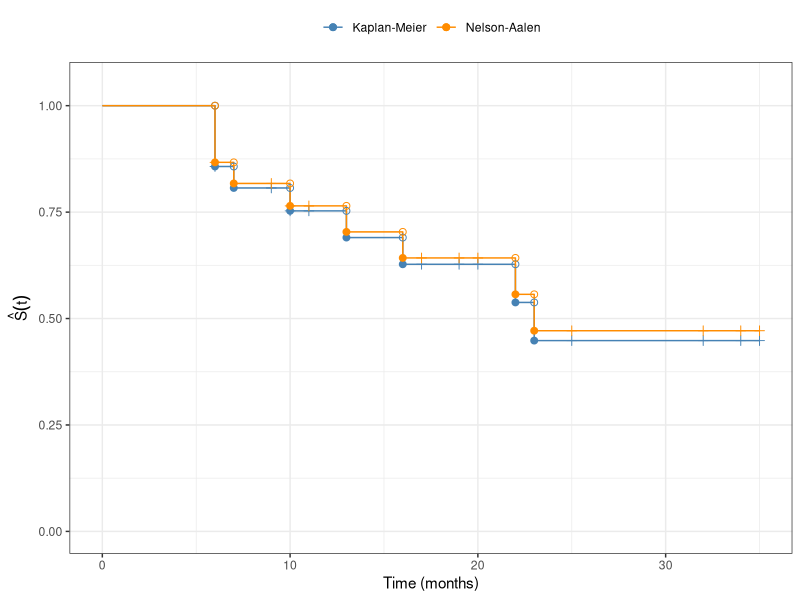
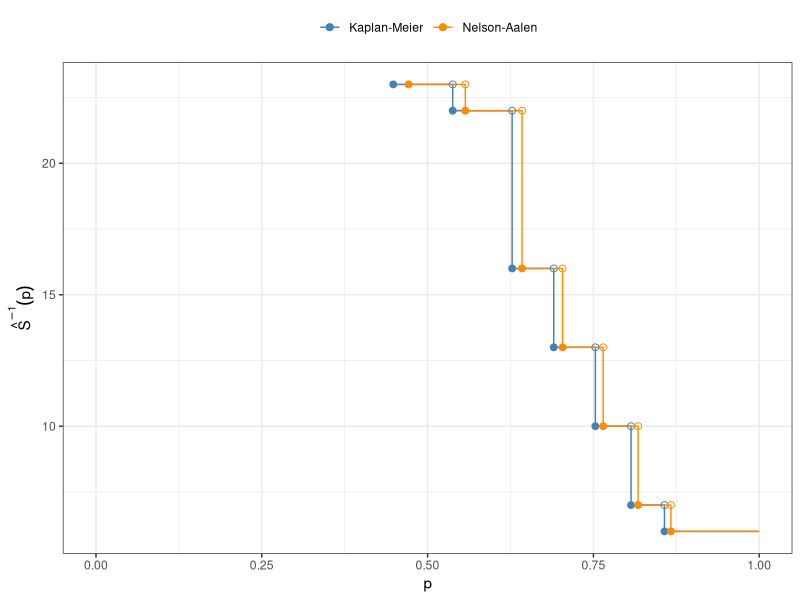

Source code (R) for these figures, in order:
## ---- chunk 1
#| code-fold: true
library(KMsurv)
library(dplyr)
library(survival)
data(drug6mp)

km_fit <- drug6mp |>
  mutate(surv = Surv(t2, relapse)) |>
  survfit(formula = surv ~ 1, data = _)

na_fit <- drug6mp |>
  mutate(surv = Surv(t2, relapse)) |>
  survfit(formula = surv ~ 1, type = "fleming-harrington", data = _)

tbl <- tibble(
  time = km_fit$time,
  n.risk = km_fit$n.risk,
  n.event = km_fit$n.event,
  surv_km = km_fit$surv,
  surv_na = na_fit$surv
) |>
  filter(n.event > 0)

library(knitr)
kable(
  tbl,
  digits = 3,
  col.names = c(
    "Time (months)",
    "At risk $r_i$",
    "Events $d_i$",
    "$\\eskmf{t}$",
    "$\\esnaaf{t}$"
  )
)
## ---- chunk 2
#| code-fold: true
library(ggplot2)

surv_steps <- rbind(
  data.frame(
    time = c(0, km_fit$time), surv = c(1, km_fit$surv),
    estimator = "Kaplan-Meier"
  ),
  data.frame(
    time = c(0, na_fit$time), surv = c(1, na_fit$surv),
    estimator = "Nelson-Aalen"
  )
)

cens_marks <- rbind(
  data.frame(
    time = km_fit$time[km_fit$n.censor > 0],
    surv = km_fit$surv[km_fit$n.censor > 0],
    estimator = "Kaplan-Meier"
  ),
  data.frame(
    time = na_fit$time[na_fit$n.censor > 0],
    surv = na_fit$surv[na_fit$n.censor > 0],
    estimator = "Nelson-Aalen"
  )
)

ev_idx_km <- km_fit$n.event > 0
s_after_km <- km_fit$surv[ev_idx_km]
s_before_km <- c(1, head(s_after_km, -1))
ev_idx_na <- na_fit$n.event > 0
s_after_na <- na_fit$surv[ev_idx_na]
s_before_na <- c(1, head(s_after_na, -1))

open_surv <- rbind(
  data.frame(time = km_fit$time[ev_idx_km], surv = s_before_km, estimator = "Kaplan-Meier"),
  data.frame(time = na_fit$time[ev_idx_na], surv = s_before_na, estimator = "Nelson-Aalen")
)
closed_surv <- rbind(
  data.frame(time = km_fit$time[ev_idx_km], surv = s_after_km, estimator = "Kaplan-Meier"),
  data.frame(time = na_fit$time[ev_idx_na], surv = s_after_na, estimator = "Nelson-Aalen")
)

ggplot(surv_steps, aes(x = time, y = surv, color = estimator)) +
  geom_step() +
  geom_point(data = cens_marks, shape = 3, size = 2, show.legend = FALSE) +
  geom_point(data = open_surv, shape = 1, size = 2) +
  geom_point(data = closed_surv, shape = 19, size = 2) +
  scale_color_manual(
    values = c("Kaplan-Meier" = "steelblue", "Nelson-Aalen" = "darkorange")
  ) +
  coord_cartesian(ylim = c(0, 1.05)) +
  labs(x = "Time (months)", y = expression(hat(S)(t)), color = NULL) +
  theme_bw() +
  theme(legend.position = "top")
## ---- chunk 3
#| code-fold: true

ev_km <- km_fit$n.event > 0
t_ev_km <- km_fit$time[ev_km]
s_ev_km <- km_fit$surv[ev_km]

ev_na <- na_fit$n.event > 0
t_ev_na <- na_fit$time[ev_na]
s_ev_na <- na_fit$surv[ev_na]

isf_steps <- rbind(
  data.frame(
    p = c(1, s_ev_km), t = c(t_ev_km[1], t_ev_km),
    estimator = "Kaplan-Meier"
  ),
  data.frame(
    p = c(1, s_ev_na), t = c(t_ev_na[1], t_ev_na),
    estimator = "Nelson-Aalen"
  )
)
isf_steps <- isf_steps[order(isf_steps$estimator, isf_steps$p), ]

open_isf <- rbind(
  data.frame(p = head(s_ev_km, -1), t = tail(t_ev_km, -1), estimator = "Kaplan-Meier"),
  data.frame(p = head(s_ev_na, -1), t = tail(t_ev_na, -1), estimator = "Nelson-Aalen")
)
closed_isf <- rbind(
  data.frame(p = s_ev_km, t = t_ev_km, estimator = "Kaplan-Meier"),
  data.frame(p = s_ev_na, t = t_ev_na, estimator = "Nelson-Aalen")
)

ggplot(isf_steps, aes(x = p, y = t, color = estimator)) +
  geom_step() +
  geom_point(data = open_isf, shape = 1, size = 2) +
  geom_point(data = closed_isf, shape = 19, size = 2) +
  scale_color_manual(
    values = c("Kaplan-Meier" = "steelblue", "Nelson-Aalen" = "darkorange")
  ) +
  coord_cartesian(xlim = c(0, 1)) +
  labs(x = "p", y = expression(hat(S)^{-1}*(p)), color = NULL) +
  theme_bw() +
  theme(legend.position = "top")
## ---- chunk 4
#| code-fold: show
quantile(km_fit, probs = 0.5)
## ---- chunk 5
#| code-fold: show
quantile(na_fit, probs = 0.5)
